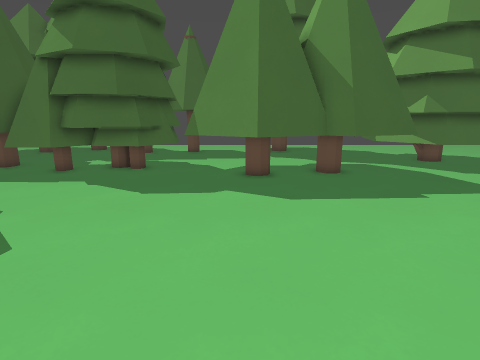
[1] (above)

23 first-person views from a walk through a level from a Godot 3-D game. The camera is 1.3 m above the floor, tilts 12° down and sees 80° across. The floor is counted in squares, 0.5 m on a side. Each view is taken from the middle of a square. On the plan, view 1 faces up. The plan holds only what a view shows up to about 19 squares ahead; the rest is blank. The place goes on beyond the plan.

[2]
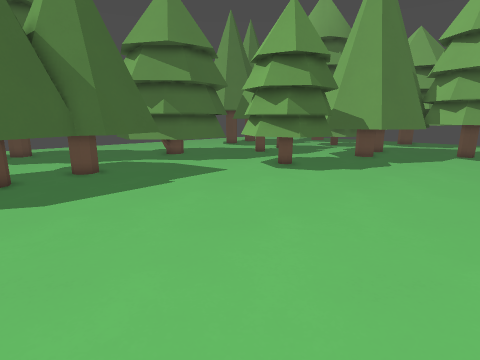

[3]
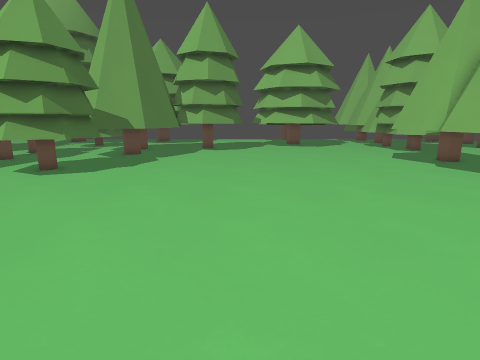

[4]
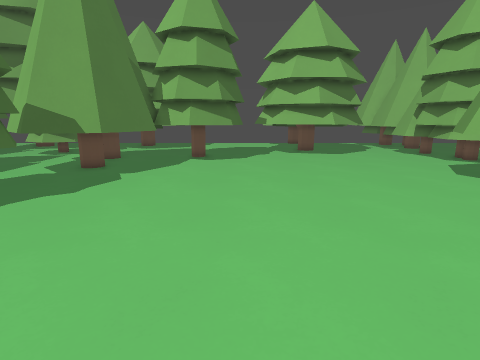

[5]
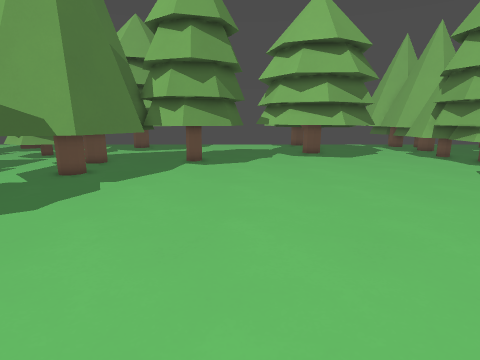

[6]
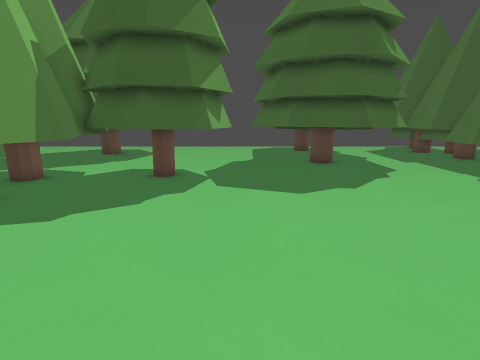

[7]
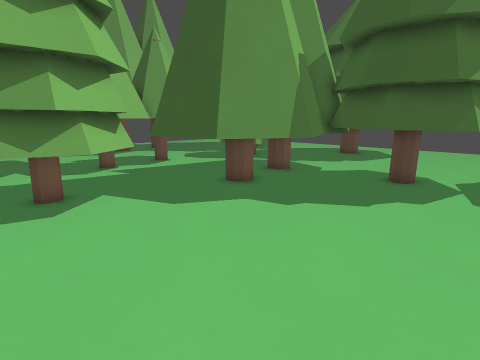

[8]
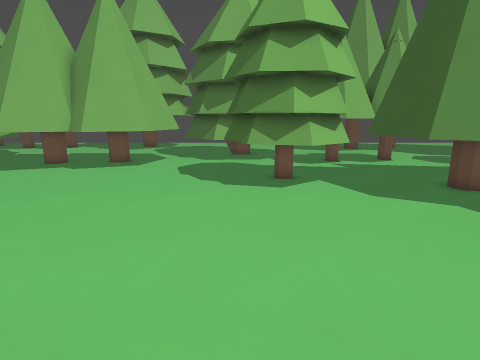

[9]
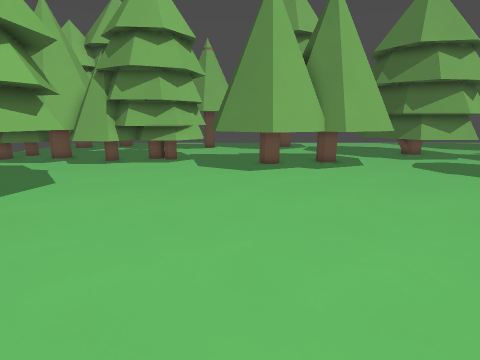

[10]
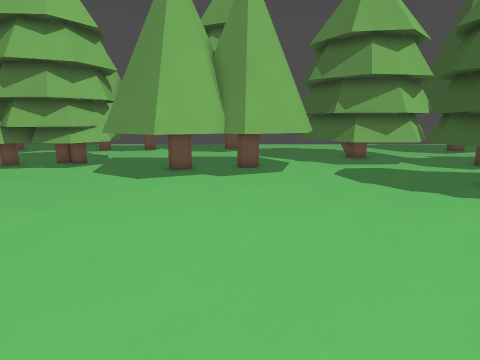

[11]
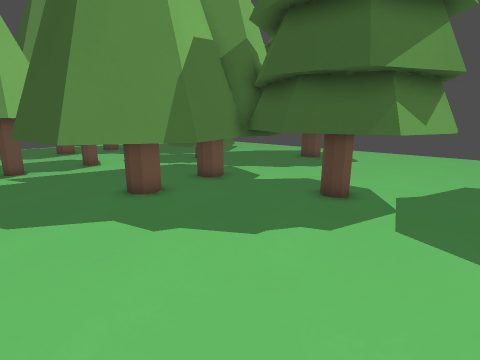

[12]
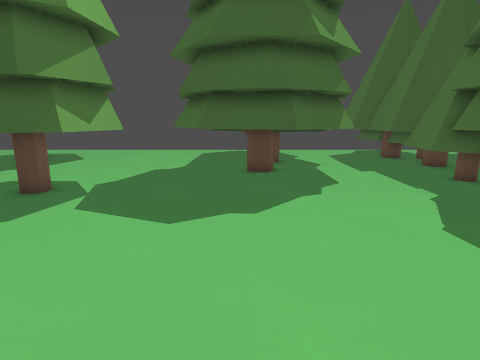

[13]
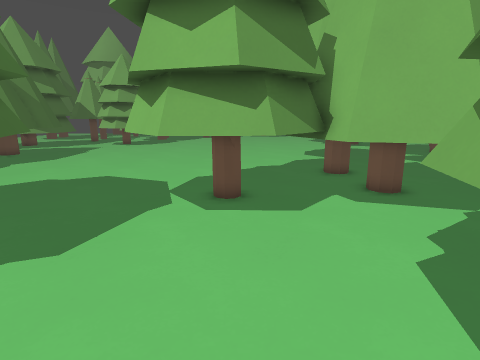

[14]
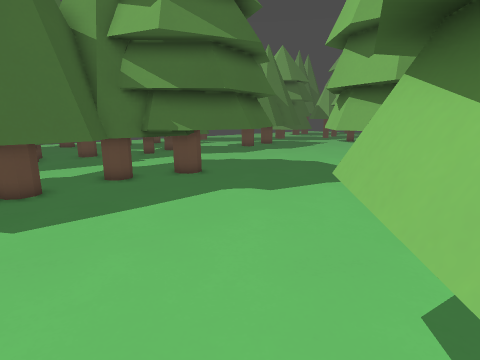

[15]
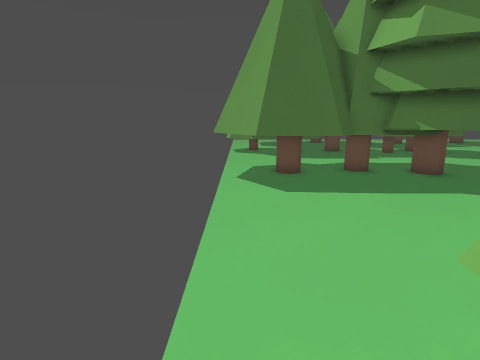

[16]
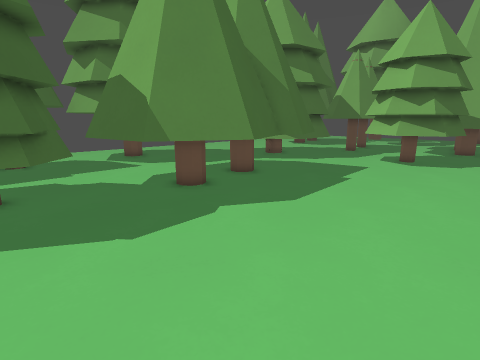

[17]
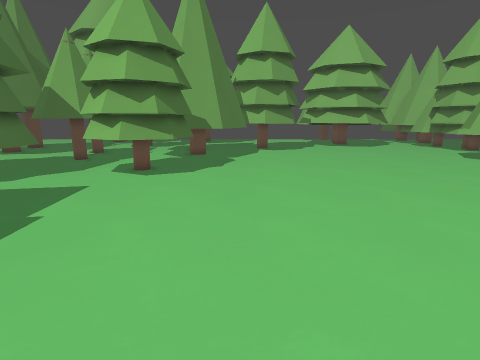

[18]
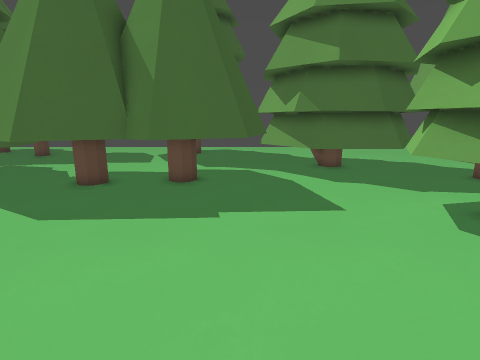

[19]
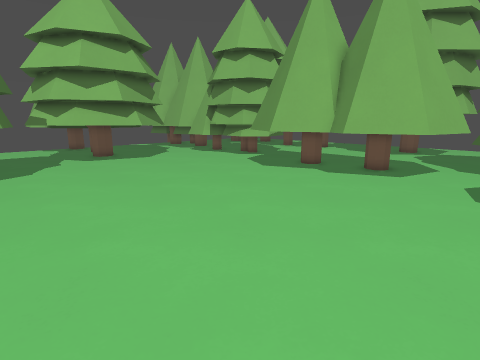

[20]
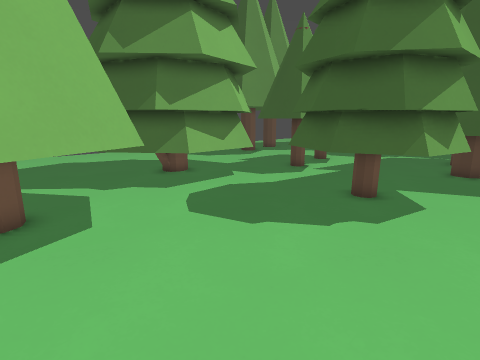

[21]
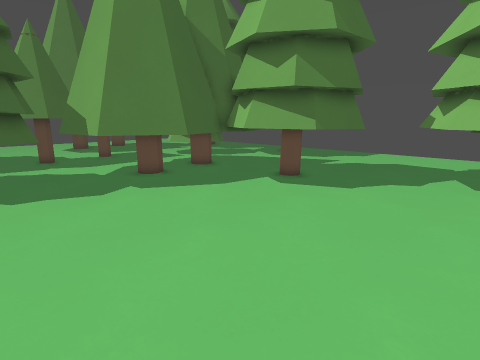

[22]
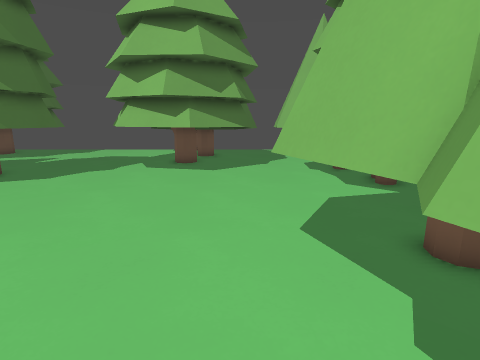

[23]
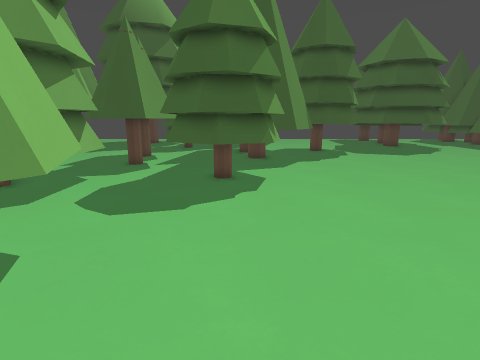

### Floor plan
Key: @ floor where view 1 was taken; # wall or solid block; . floor; = window, fence, low wall or low ledge; T thing the floor can be seen under or through.
Columns run from 21 left of view 1 to 26 right of it. Each row starts with its distance up from view 1.
 15                              #########
 14                #####        ##..=##..#
 13       ###########..#        ##.......#
 12       #............##     ###.....
 11        ............#########.....##
 10            #.........###........ ##
  9           ###...................=#
  8             ##...................##
  7             ##...................#######
  6              #.........................#
  5             ##.........................###
  4    #####    ##..........................####
  3 #####.#######.............................=##
  2 ........####...............................##
  1 ............................................##
  0 ............TTTTT....@......................###
 -1 ...........TT  TT............................###
 -2 ...........T    TT..............................
 -3 ...........T    TT..............................
 -4 ....=......TT    =T#...........................#
 -5 ...##  #....T     T##T.........................#
 -6  .###  ##...T       TT.........................#
 -7           .TT        T .TTT....................#
 -8 .         .TT        TTTTTTT...................#
 -9           .T              TT...................#
-10           .                T....................
-11           .          ..   TT......##.####.......
-12           ## #   ......   TT....##########......
-13              #......###.........##       #... ##
-14              #..  ######.......##        ######
-15                       ##.#####.##
-16                        #########

Where each view was taken, in squares from view 1:
view 1: 0 up, 0 right, facing up
view 2: 1 down, 0 right, facing up-right
view 3: 1 down, 1 left, facing right
view 4: 1 down, 5 right, facing right
view 5: 1 down, 7 right, facing right
view 6: 1 up, 6 right, facing left
view 7: 1 up, 6 right, facing down-left
view 8: 3 up, 6 right, facing down
view 9: 3 up, 19 right, facing down
view 10: 1 up, 14 right, facing down
view 11: 2 up, 2 right, facing down-left
view 12: 5 up, 3 right, facing left
view 13: 3 down, 17 left, facing right
view 14: 6 down, 20 left, facing up-right
view 15: 8 down, 21 left, facing up
view 16: 4 up, 6 left, facing up-right
view 17: 4 up, 1 left, facing right
view 18: 2 up, 7 right, facing up
view 19: 1 up, 8 right, facing down-right
view 20: 6 down, 14 right, facing down-left
view 21: 6 down, 14 right, facing up-right
view 22: 10 down, 12 right, facing right
view 23: 9 down, 17 right, facing left
